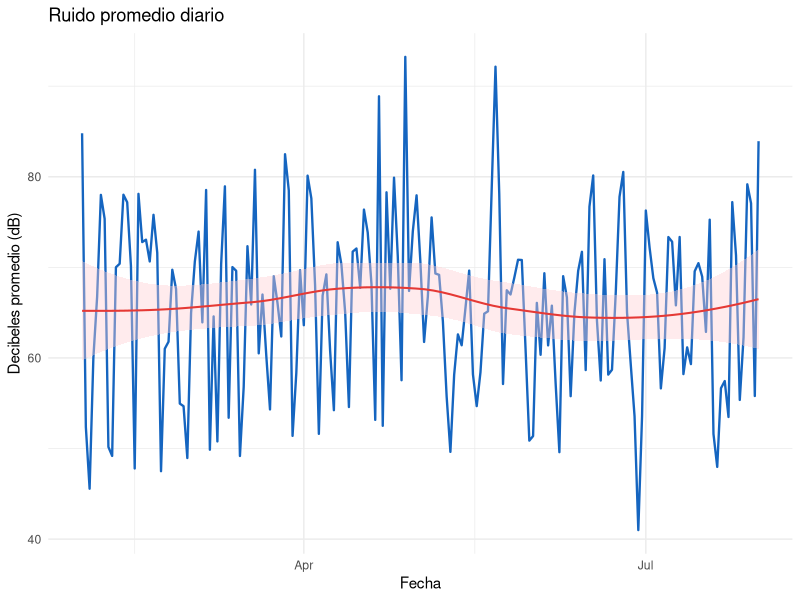
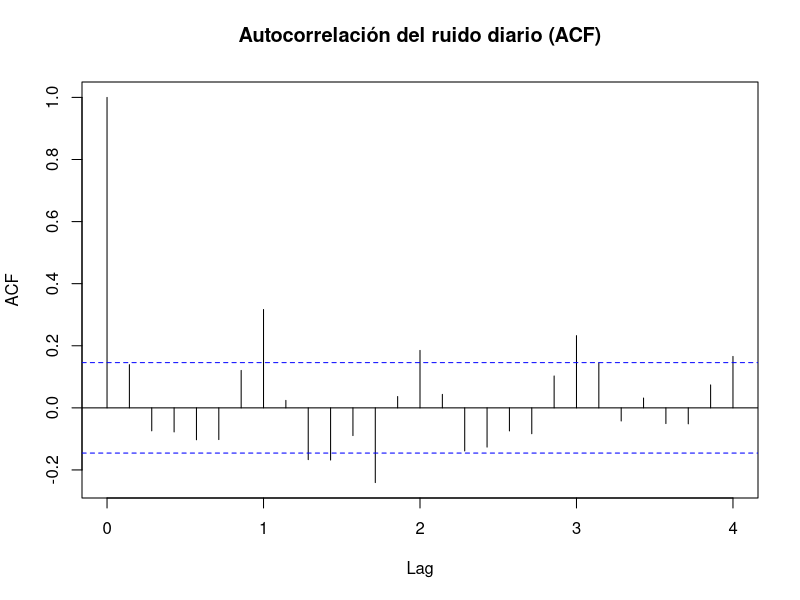
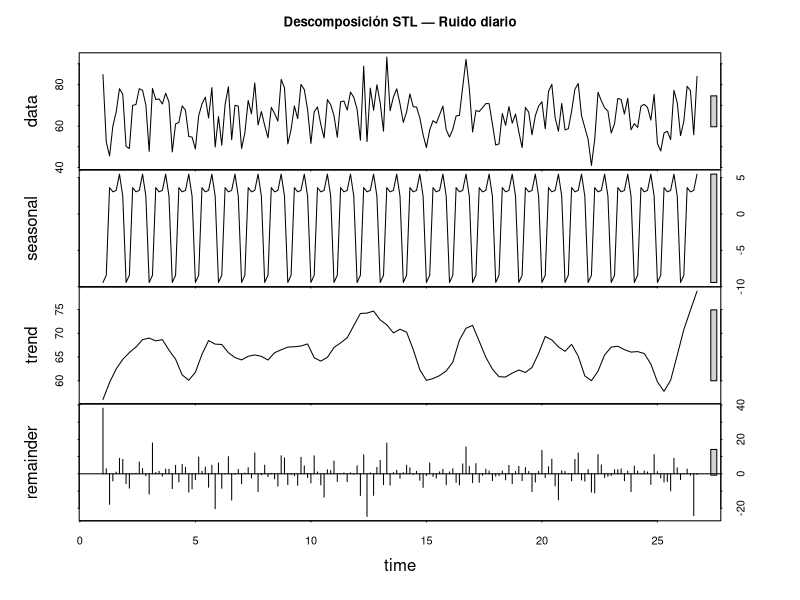
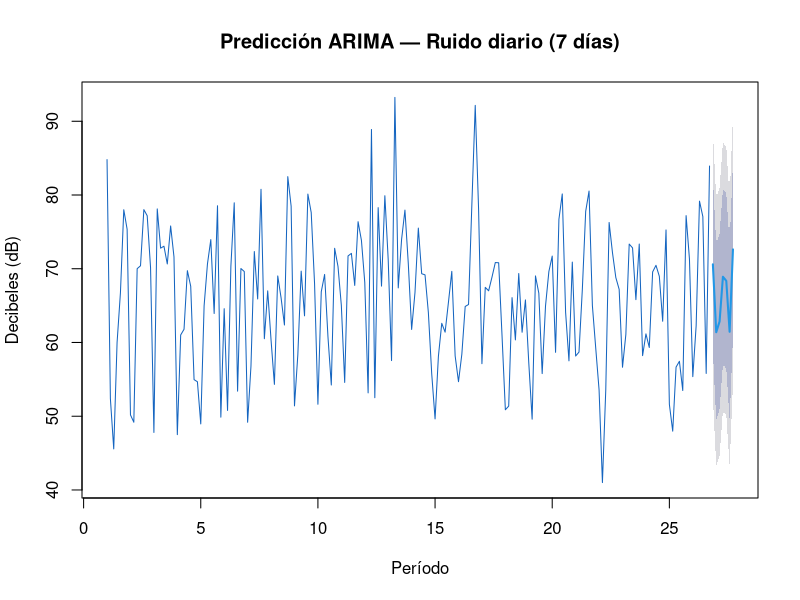

The R script that drew these images, in order:
# ============================================================
# 05_series_tiempo.R
# Análisis de la serie temporal de ruido promedio diario:
# gráfica, autocorrelación, estacionalidad y predicción ARIMA.
# ============================================================

library(tidyverse)
library(lubridate)
library(forecast)

dir.create("outputs/graficas", recursive = TRUE, showWarnings = FALSE)

mediciones <- read_csv("data/processed/mediciones_limpias.csv", show_col_types = FALSE) %>%
  mutate(fecha = as.Date(fecha))

# Agrupar por fecha para obtener el ruido promedio de cada día
serie_diaria <- mediciones %>%
  group_by(fecha) %>%
  summarise(decibeles_promedio = mean(decibeles, na.rm = TRUE), .groups = "drop") %>%
  arrange(fecha)

cat("Puntos en la serie diaria:", nrow(serie_diaria), "\n")
cat("Desde:", format(min(serie_diaria$fecha)), "hasta:", format(max(serie_diaria$fecha)), "\n")

# ============================================================
# GRÁFICA TEMPORAL
# ============================================================

p_serie <- ggplot(serie_diaria, aes(x = fecha, y = decibeles_promedio)) +
  geom_line(color = "#1565C0", linewidth = 0.8) +
  geom_smooth(method = "loess", se = TRUE, color = "#E53935",
              fill = "#FFCDD2", linewidth = 0.7) +
  labs(title = "Ruido promedio diario",
       x = "Fecha", y = "Decibeles promedio (dB)") +
  theme_minimal()
ggsave("outputs/graficas/serie_ruido.png", p_serie, width = 10, height = 4, dpi = 150)

# Construir objeto ts con frecuencia semanal (7 días por ciclo)
ts_ruido <- ts(serie_diaria$decibeles_promedio, frequency = 7)

# ============================================================
# AUTOCORRELACIÓN (ACF)
# ACF mide la relación entre el valor actual y los valores
# anteriores de la serie. Picos en el lag 7 indicarían un
# patrón semanal en el ruido.
# ============================================================

png("outputs/graficas/acf_ruido.png", width = 800, height = 480, res = 120)
acf(ts_ruido, main = "Autocorrelación del ruido diario (ACF)", lag.max = 28)
dev.off()
cat("ACF guardada.\n")

# ============================================================
# DESCOMPOSICIÓN ESTACIONAL (STL)
# Separa la serie en: tendencia + estacionalidad + residuo.
# Necesita al menos 2 periodos completos (≥14 días aquí).
# ============================================================

if (length(ts_ruido) >= 14) {
  tryCatch({
    descomp <- stl(ts_ruido, s.window = "periodic", robust = TRUE)
    png("outputs/graficas/estacionalidad_ruido.png", width = 800, height = 600, res = 120)
    plot(descomp, main = "Descomposición STL — Ruido diario")
    dev.off()
    cat("Descomposición STL guardada.\n")
  }, error = function(e) {
    cat("STL no disponible:", conditionMessage(e), "\n")
  })
}

# ============================================================
# MODELO ARIMA
# auto.arima elige automáticamente los parámetros (p, d, q)
# que mejor ajustan la serie según criterio AIC.
# ============================================================

cat("\nAjustando modelo ARIMA...\n")
modelo_arima <- forecast::auto.arima(ts_ruido, stepwise = TRUE, approximation = TRUE)
cat("Modelo seleccionado:\n")
print(modelo_arima)

# Predicción para los próximos 7 días
pred <- forecast::forecast(modelo_arima, h = 7)
cat("\nPredicción (próximos 7 días):\n")
print(pred)

# Guardar gráfica de predicción con intervalos de confianza
png("outputs/graficas/prediccion_arima.png", width = 900, height = 480, res = 120)
plot(pred,
     main = "Predicción ARIMA — Ruido diario (7 días)",
     xlab = "Período",
     ylab = "Decibeles (dB)",
     col  = "#1565C0")
dev.off()

cat("Predicción ARIMA guardada.\n")
